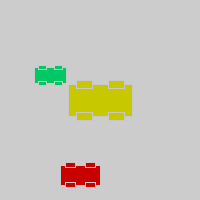
Frame 1 (no input)
Frame 60 (the mouse pressed at the canvas centre just before this capture): identical to frame 1, image omitted
Frame 120 (the mouse held since frame 60 and released just before this capture): identical to frame 1, image omitted

The Processing sketch that drew this single still picture (run headless with seeded random() and noise(); from frame 60 on, the mouse is pressed at the canvas centre):

// Processing sketch: processing_103118
// ── processing_103118.pde

int x = 100;
int y = 100;
int thesize = 64;

void setup () {
 size(200, 200); 
}

void drawcar(int x, int y, int thesize, color c) {
int offset = thesize/4;
  
  rectMode(CENTER);
  stroke(200);
  fill(c);
  rect(x, y, thesize, thesize/2);
 
 //fill(200);
rect(x - offset, y - offset, offset, offset/2);
rect(x + offset, y - offset, offset, offset/2);
rect(x - offset, y + offset, offset, offset/2);
rect(x + offset, y + offset, offset, offset/2);

}

void draw() {
 drawcar(100, 100, 64, color(200,200,0)); 
 drawcar(50, 75, 32, color(0, 200, 100)); 
 drawcar(80, 175, 40, color(200, 0 ,0 ));
}
